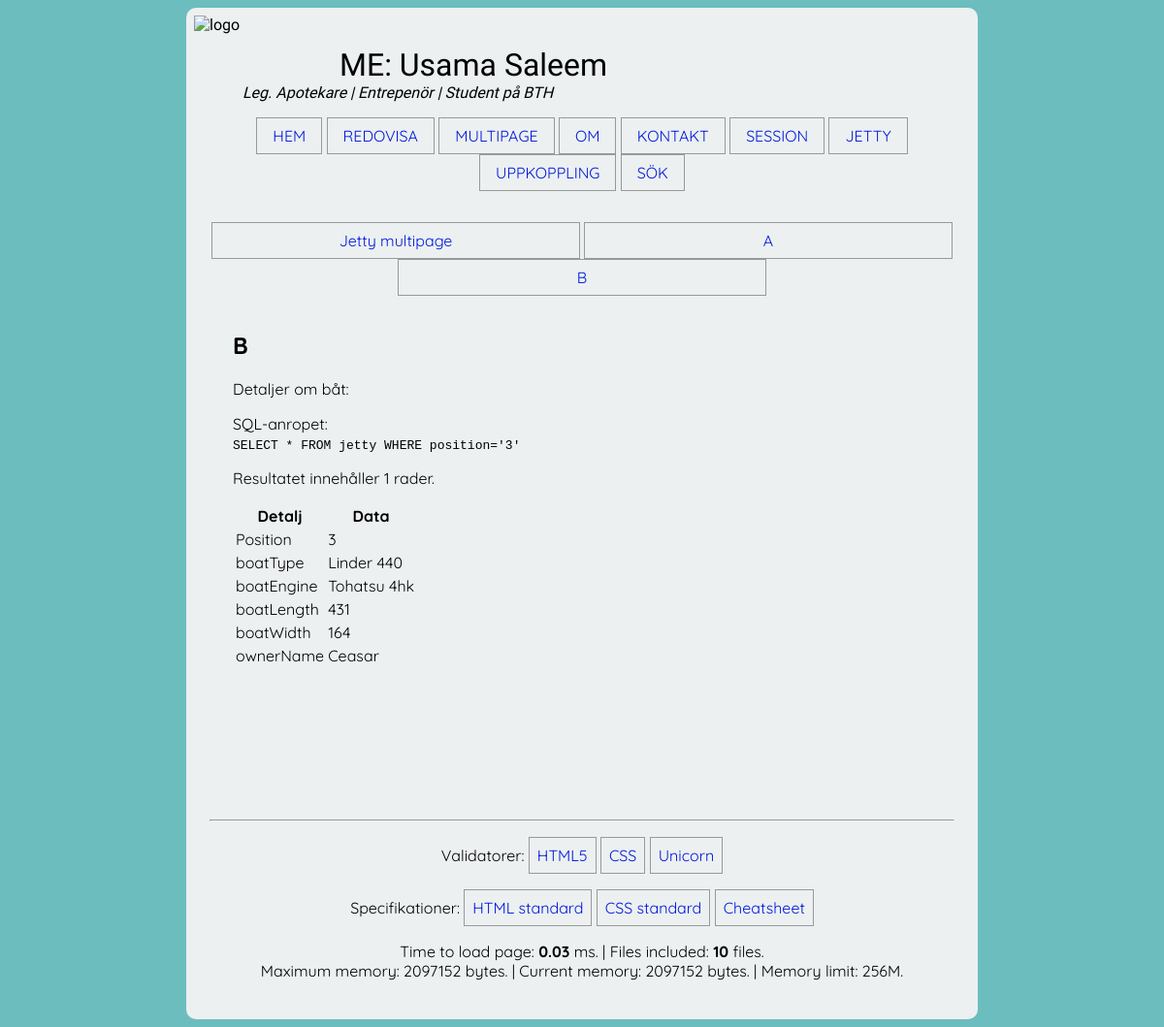
The page /jetty.php?page=B&position=3 on the database its author committed.
### tables this page shows
CREATE TABLE "jetty" (
	`position`	INTEGER,
	`boatType`	TEXT,
	`boatEngine`	TEXT,
	`boatLength`	INTEGER,
	`boatWidth`	INTEGER,
	`ownerName`	TEXT,
	PRIMARY KEY(`position`)
);

### jetty.php (called while the page is built, shortened)
<?php
include(__DIR__ . "/incl/header.php");
require __DIR__ . "/incl/jetty.php";
include(__DIR__ . "/incl/footer.php");

### incl/src/functions.php (the view, shortened to what this page needs)
<?php
function printJettyDetails($res)
{
    $boat = $res[0];
    $details = "";
    $details .= "<tr><td>Position</td><td>{$boat['position']}</td></tr>";
    $details .= "<tr><td>boatType</td><td>{$boat['boatType']}</td></tr>";
    $details .= "<tr><td>boatEngine</td><td>{$boat['boatEngine']}</td></tr>";
    $details .= "<tr><td>boatLength</td><td>{$boat['boatLength']}</td></tr>";
    $details .= "<tr><td>boatWidth</td><td>{$boat['boatWidth']}</td></tr>";
    $details .= "<tr><td>ownerName</td><td>{$boat['ownerName']}</td></tr>";
    echo <<<EOD
    <table>
    <thead>
    <tr>
        <th>Detalj</th>
        <th>Data</th>
    </tr>
    </thead>
    <tbody>
    $details
    </tbody>
    </table>
EOD;
}

### css/style.css (style rules this page uses)
html { background-color: rgba(52, 164, 166, 0.72); overflow-y: scroll; font-family: 'Quicksand', sans-serif; }
body { margin: 8px auto; padding: 8px; width: 800px; background-color: #ecf0f1; border-radius: 10px; }

### rows shown on the page
jetty: position "3", boatType "Linder 440", boatEngine "Tohatsu 4hk", boatLength "431", boatWidth "164", ownerName "Ceasar"

### other values the page prints
$value["title"] "Jetty multipage"
$value["title"] "A"
$value["title"] "B"
$sql "SELECT * FROM jetty WHERE position='3'"
count($res) "1"
getPageLoadTime() "0.03"
getLoadedFiles() "10"
memoryUsage() "Maximum memory: 2097152 bytes. | Current memory: 2097152 bytes. | Memory limit: 256M"
